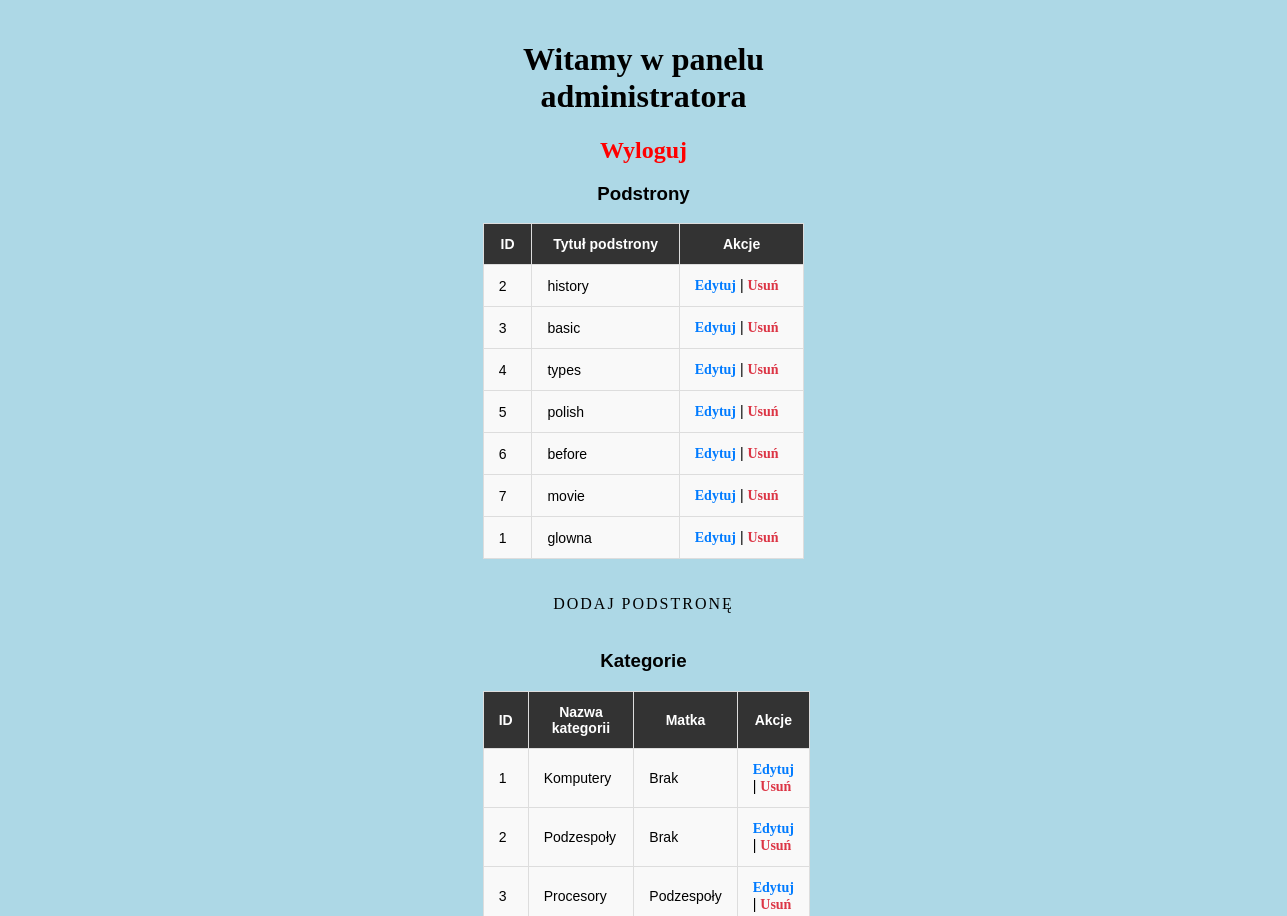
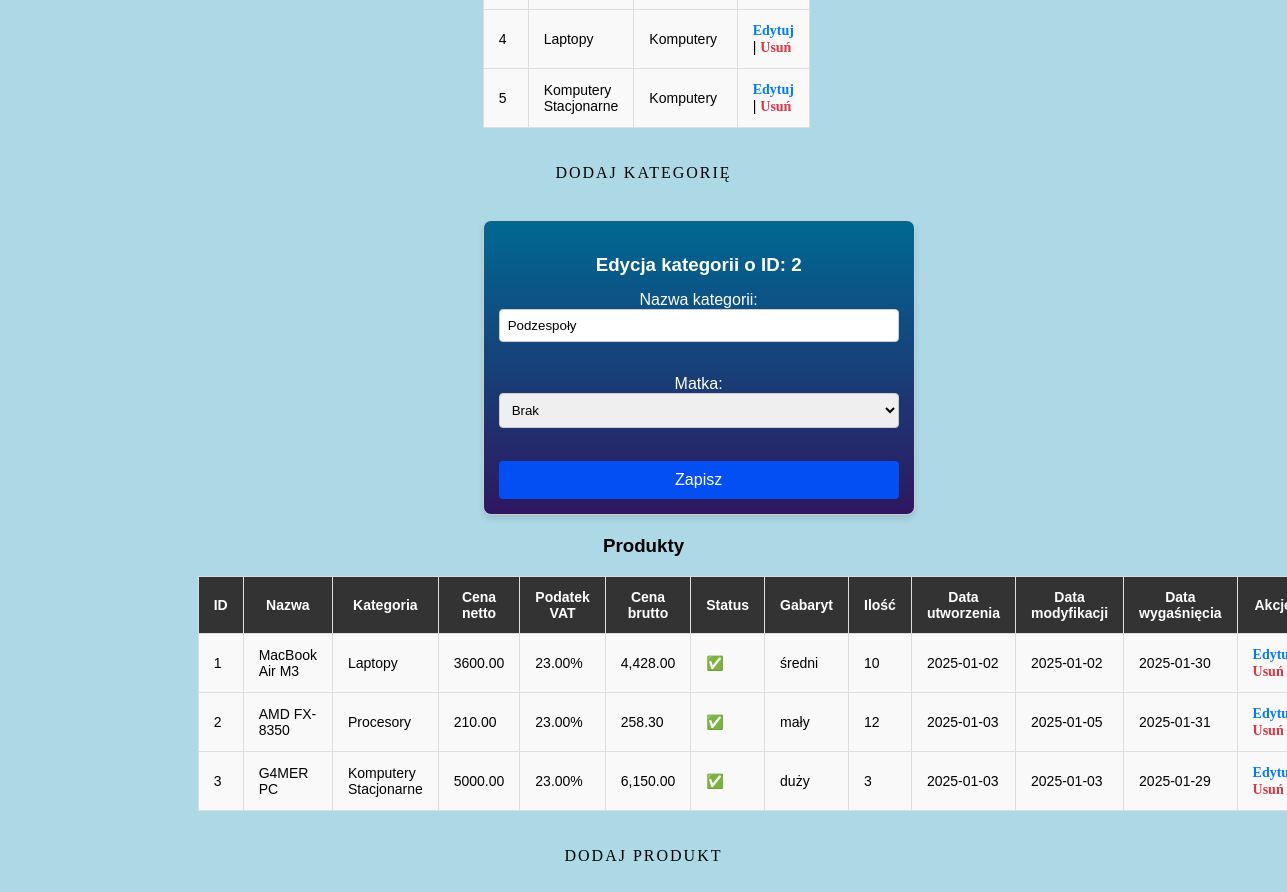
The app's page /admin/admin.php?action_kategoria=edytuj&id=2 (signed in) with its own data (2 pictures, top to bottom).
### tables this page shows
CREATE TABLE `page_list` (
  `id` int(11) NOT NULL,
  `page_title` varchar(255) NOT NULL,
  `page_content` text NOT NULL,
  `status` int(11) NOT NULL DEFAULT 1
);

CREATE TABLE `categories` (
  `id` int(11) NOT NULL,
  `matka` int(11) DEFAULT 0,
  `nazwa` varchar(255) NOT NULL
);

CREATE TABLE `produkty` (
  `id` int(11) NOT NULL,
  `tytul` varchar(255) NOT NULL,
  `opis` text DEFAULT NULL,
  `data_utworzenia` date NOT NULL DEFAULT current_timestamp(),
  `data_modyfikacji` date DEFAULT current_timestamp(),
  `data_wygasniecia` date DEFAULT NULL,
  `cena_netto` decimal(10,2) NOT NULL,
  `podatek_vat` decimal(4,2) NOT NULL,
  `ilosc` int(11) NOT NULL DEFAULT 0,
  `status_dostepnosci` tinyint(1) NOT NULL DEFAULT 1,
  `gabaryt` enum('mały','średni','duży','transport') DEFAULT 'mały',
  `zdjecie` varchar(255) DEFAULT NULL,
  `category_id` int(11) NOT NULL
);

### admin/admin.php (the view, shortened to what this page needs)
<!DOCTYPE html>
<html lang="en">
<head>
    <link rel="stylesheet" href="../css/style.css">
</head>
<body>
<div class='main'>
<?php
require('cfg.php');
echo "<div class='main'>";
function ListaPodstron() {
    global $conn;
    $wynik = '<h3>Podstrony</h3>'.'<table class="tabela_akcji">'.'<tr><th>ID</th><th>Tytuł podstrony</th><th>Akcje</th></tr>';
    $query = "SELECT id, page_title FROM page_list";
    $result = mysqli_query($conn, $query);
    if ($result) {
        while ($row = mysqli_fetch_assoc($result)) {
            $id = $row['id'];
            $page_title = $row['page_title'];
            $wynik .= '<tr>'.'<td>' . $id . '</td>'.'<td>' . $page_title . '</td>'.'<td><a href="'.$_SERVER['PHP_SELF'].'?action=edytuj&id='.$id.'" class="btn-edytuj">Edytuj</a> | <a href="'.$_SERVER['PHP_SELF'].'?action=usun&id='.$id.'" class="btn-usun">Usuń</a></td>'.'</tr>';
        }
    } else {
        $wynik .= '<tr><td colspan="3">Brak podstron do wyświetlenia.</td></tr>';
    }
    $wynik .= '</table>';
    $wynik .= '<br><br><a href="'.$_SERVER['PHP_SELF'].'?action=dodaj" class="shine">Dodaj podstronę</a> <br /> <br />';
    echo $wynik;
}
 function ListaKategorii() {
    global $conn;
    $wynik = '<h3>Kategorie</h3>'.'<table class="tabela_akcji">'.'<tr><th>ID</th><th>Nazwa kategorii</th><th>Matka</th><th>Akcje</th></tr>';
    $query = "SELECT c.id, c.nazwa, IFNULL(m.nazwa, 'Brak') AS matka_nazwa
              FROM categories c
              LEFT JOIN categories m ON c.matka = m.id";
    $result = mysqli_query($conn, $query);
    if ($result) {
        while ($row = mysqli_fetch_assoc($result)) {
            $id = $row['id'];
            $nazwa = $row['nazwa'];
            $matka = $row['matka_nazwa'];
            $wynik .= '<tr>'.'<td>' . $id . '</td>'.'<td>' . $nazwa . '</td>'.'<td>' . $matka . '</td>'.'<td><a href="'.$_SERVER['PHP_SELF'].'?action_kategoria=edytuj&id='.$id.'" class="btn-edytuj">Edytuj</a> | <a href="'.$_SERVER['PHP_SELF'].'?action_kategoria=usun&id='.$id.'" class="btn-usun">Usuń</a></td>'.'</tr>';
        }
    } else {
        $wynik .= '<tr><td colspan="4">Brak kategorii do wyświetlenia.</td></tr>';
    }
    $wynik .= '</table>';
    $wynik .= '<br><br><a href="'.$_SERVER['PHP_SELF'].'?action_kategoria=dodaj" class="shine">Dodaj kategorię</a> <br /> <br />';
    echo $wynik;
    if (isset($_GET['action_kategoria'])) {
        if ($_GET['action_kategoria'] === 'edytuj' && isset($_GET['id'])) {
            echo EdytujKategorie();
        } else if ($_GET['action_kategoria'] === 'usun' && isset($_GET['id'])) {
            echo UsunKategorie();
        } else if ($_GET['action_kategoria'] === 'dodaj') {
            echo DodajKategorie();
        }
    }
}
function EdytujKategorie() {
    global $conn;
    if (isset($_GET['id'])) {
        $id = $_GET['id'];
    } else {
        echo "Brak kategorii z tym ID";
        exit;
    }
    $query = "SELECT nazwa, matka FROM categories WHERE id = '$id'";
    $result = mysqli_query($conn, $query);
    if (mysqli_num_rows($result) > 0 && $result) {
        $row = mysqli_fetch_assoc($result);
        $nazwa = $row['nazwa'];
        $matka = $row['matka'];
        $wynik = '<div class="formularz-produkt">';
        $wynik .= '<h3>Edycja kategorii o ID: '.$id.'</h3>'.'<form method="POST" action="zapiszEdytowanaKategorie.php?id='.$id.'">';
        $wynik .= 'Nazwa kategorii: <input class="tytul" type="text" name="nazwa" value="'.$nazwa.'"><br /> <br />';
        $wynik .= 'Matka: <select class="matka" name="matka">';
        $wynik .= '<option value="0"'.($matka == 0 ? ' selected' : '').'>Brak</option>';
        $query = "SELECT id, nazwa FROM categories";
        $result = mysqli_query($conn, $query);
        while ($row = mysqli_fetch_assoc($result)) {
            $selected = ($matka == $row['id']) ? ' selected' : '';
            $wynik .= '<option value="'.$row['id'].'"'.$selected.'>'.$row['nazwa'].'</option>';
        }
        $wynik .= '</select>';
        $wynik .= '<br /> <br />';
        $wynik .= '<input class="zapisz" type="submit" name="zapisz" value="Zapisz" id="logowanie1">';
        $wynik .= '</form>';
        $wynik .= '</div>';
        return $wynik;
    }
}
function ListaProduktow() {
    global $conn;
    $wynik = '<div id="produkty">';
    $wynik .= '<h3>Produkty</h3>';
    $wynik .= '<table class="tabela_akcji" id="tabela_akcji_produkty"><tr><th>ID</th><th>Nazwa</th><th>Kategoria</th><th>Cena netto</th><th>Podatek VAT</th><th>Cena brutto</th><th>Status</th><th>Gabaryt</th><th>Ilość</th><th>Data utworzenia</th><th>Data modyfikacji</th><th>Data wygaśnięcia</th><th>Akcje</th></tr>';
    $query = "SELECT p.id, p.tytul AS title, c.nazwa AS category, p.cena_netto AS price, p.podatek_vat AS vat, p.status_dostepnosci,
                     p.gabaryt, p.ilosc, p.data_utworzenia, p.data_modyfikacji, p.data_wygasniecia
              FROM produkty p
              LEFT JOIN categories c ON p.category_id = c.id";
    $result = mysqli_query($conn, $query);
    if ($result) {
        while ($row = mysqli_fetch_assoc($result)) {
            $cena_brutto = $row['price'] * (1 + $row['vat'] / 100);
            $status = $row['status_dostepnosci'] == 1 ? '✅' : '❌';
            $data_utworzenia = $row['data_utworzenia'] ? $row['data_utworzenia'] : 'Brak';
            $data_modyfikacji = $row['data_modyfikacji'] ? $row['data_modyfikacji'] : 'Brak';
            $data_wygasniecia = $row['data_wygasniecia'] ? $row['data_wygasniecia'] : 'Brak';
            $wynik .= '<tr>';
        $wynik .= '<td>'.$row['id'].'</td>';
        $wynik .= '<td>'.$row['title'].'</td>';
        $wynik .= '<td>'.($row['category'] ?? 'Brak').'</td>';
        $wynik .= '<td>'.$row['price'].'</td>';
        $wynik .= '<td>'.$row['vat'].'%</td>';
        $wynik .= '<td>'.number_format($cena_brutto, 2).'</td>';
        $wynik .= '<td>'.$status.'</td>';
        $wynik .= '<td>'.$row['gabaryt'].'</td>';
        $wynik .= '<td>'.$row['ilosc'].'</td>';
        $wynik .= '<td>'.$data_utworzenia.'</td>';
        $wynik .= '<td>'.$data_modyfikacji.'</td>';
        $wynik .= '<td>'.$data_wygasniecia.'</td>';
        $wynik .= '<td>
                        <a href="'.$_SERVER['PHP_SELF'].'?action_produkt=edytuj&id='.$row['id'].'" class="btn-edytuj">Edytuj</a>
                        <a href="'.$_SERVER['PHP_SELF'].'?action_produkt=usun&id='.$row['id'].'" class="btn-usun">Usuń</a>
                   </td>';
        $wynik .= '</tr>';
        }
    } else {
        $wynik .= '<tr><td colspan="12">Brak produktów do wyświetlenia.</td></tr>';
    }
    $wynik .= '</table>';
    $wynik .= '<br><br><a href="'.$_SERVER['PHP_SELF'].'?action_produkt=dodaj" class="shine">Dodaj produkt</a><br /><br />';
    $wynik .= '</div>';
    return $wynik;
}
if (isset($_SESSION['admin_logged_in']) && $_SESSION['admin_logged_in'] === true) {
    echo '<div id="logged_admin">';
    echo '<h1>Witamy w panelu administratora</h1>';
    echo '<a href="wylogowanie.php" class="a_wyloguj"> Wyloguj </a>';
    echo ListaPodstron();
    echo ListaKategorii();
    echo ListaProduktow();
} else {
    echo FormularzLogowania();
}
echo '</div>';
?>
</div>
</body>
</html>

### css/style.css (style rules this page uses)
body { background-color: lightblue; font-family: sans-serif; margin: 0; padding: 0; }
h1 { font-family: Cambria, Cochin, Georgia, Times, 'Times New Roman', serif; font-size: 32px; font-style: normal; text-align: center; }
a { font-family: Cambria, Cochin, Georgia, Times, 'Times New Roman', serif; font-style: normal; text-align: center; text-decoration: none; color:black; }
.main { margin: auto; width: 50%; padding: 10px; text-align: center; margin-top: 100px; }
.logowanie1, #logowanie1 { width: 100%; padding: 10px; background-color: #034ff4; color: white; font-size: 16px; border: none; border-radius: 4px; cursor: pointer; transition: background-color 0.3s ease; }
.a_wyloguj { color: red; font-size: 24px; transition: transform 0.3s ease, font-size 0.3s ease; font-weight: bold; }
.shine { color: black; font-size: 16px; text-decoration: none; text-transform: uppercase; overflow: hidden; transition: .5s; letter-spacing: 2px; }
#logged_admin { margin-top: -200px; }
.formularz-produkt { color: white; width: 400px; margin: 20px auto; padding: 15px; border: 1px solid #ccc; border-radius: 8px; background: linear-gradient(#006992, #2E1760); box-shadow: 0 4px 6px rgba(0, 0, 0, 0.1); font-family: sans-serif; }
.formularz-produkt h3 { text-align: center; margin-bottom: 15px; }
.formularz-produkt input[type="text"], .formularz-produkt input[type="number"], .formularz-produkt input[type="date"], .formularz-produkt select, .formularz-produkt textarea { width: 100%; padding: 8px; margin-bottom: 15px; border: 1px solid #ccc; border-radius: 4px; box-sizing: border-box; }
.tabela_akcji { width: 100%; border-collapse: collapse; font-size: 14px; text-align: left; }
#tabela_akcji_produkty { margin-left: -285px; }
.tabela_akcji th, .tabela_akcji td { padding: 12px 15px; border: 1px solid #ddd; }
.tabela_akcji th { background-color: #333; color: #fff; text-align: center; font-weight: bold; }
.tabela_akcji tr { background-color: #f9f9f9; }
.btn-edytuj { color: #007bff; text-decoration: none; font-weight: bold; }
.btn-usun { color: #dc3545; text-decoration: none; font-weight: bold; }

### records on screen
page_list: id "2", page_title "history"
page_list: id "3", page_title "basic"
page_list: id "4", page_title "types"
page_list: id "5", page_title "polish"
page_list: id "6", page_title "before"
page_list: id "7", page_title "movie"
page_list: id "1", page_title "glowna"
categories: id "1", nazwa "Komputery", matka "Brak"
categories: id "2", nazwa "Podzespoły", matka "Brak"
categories: id "3", nazwa "Procesory", matka "Podzespoły"
categories: id "4", nazwa "Laptopy", matka "Komputery"
categories: id "5", nazwa "Komputery Stacjonarne", matka "Komputery"
produkty: id "1", tytul "MacBook Air M3", category.nazwa "Laptopy", cena_netto "3600.00", podatek_vat "23.00", cena_brutto "4,428.00", status_dostepnosci "✅", gabaryt "średni", ilosc "10", data_utworzenia "2025-01-02", data_modyfikacji "2025-01-02", data_wygasniecia "2025-01-30"
produkty: id "2", tytul "AMD FX-8350", category.nazwa "Procesory", cena_netto "210.00", podatek_vat "23.00", cena_brutto "258.30", status_dostepnosci "✅", gabaryt "mały", ilosc "12", data_utworzenia "2025-01-03", data_modyfikacji "2025-01-05", data_wygasniecia "2025-01-31"
produkty: id "3", tytul "G4MER PC", category.nazwa "Komputery Stacjonarne", cena_netto "5000.00", podatek_vat "23.00", cena_brutto "6,150.00", status_dostepnosci "✅", gabaryt "duży", ilosc "3", data_utworzenia "2025-01-03", data_modyfikacji "2025-01-03", data_wygasniecia "2025-01-29"

### other values on screen
$id "2"
